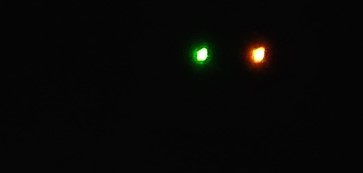
#> input picture pic/light.jpg, 363 x 173 px, found by its file name
$ python light-1.py
#> lines starting #> are read from the running program, lines starting #| are printed output that depends on the picture; after the words box and inside, x2 and y2 are one past the last pixel; in counts of white or black regions, pixels touching at a corner belong together
import cv2
import numpy as np

# 匯入
img = cv2.imread('c:\\opencv_one\\pic\\light.jpg', -1)
#> img is the input picture: shape (173, 363, 3); mean B, G, R 6.2, 7.4, 7.4

# 先將照片轉灰階
gray = cv2.cvtColor(img, cv2.COLOR_BGR2GRAY)
gray = cv2.GaussianBlur(gray, (5, 5), 0)

# 環形檢測
circles = cv2.HoughCircles(
    gray,
    cv2.HOUGH_GRADIENT,
    1,
    20,
    None,
    10,  # 高閥值
    6,  # 超過此閥值才會當一個圓
    6,  # min 半徑
    7  # max 半徑
)
#> circles = [[257.5, 55.5, 6.4], [200.5, 54.5, 6.4]]

# 變回彩色
if len(circles) > 0:
    out = img.copy()
    for x, y, r in circles[0]:
        cv2.circle(out, (x, y), int(r), (255, 0, 0), 2, cv2.LINE_AA)
        img = cv2.hconcat([img, out])
#> this loop made 2 passes
#> pass 1, `img = cv2.hconcat([img, out])`:
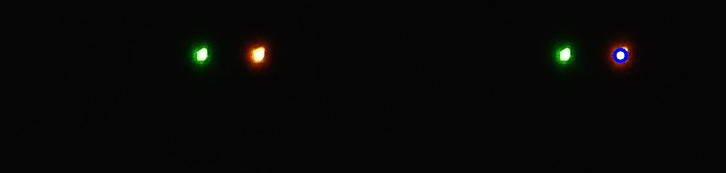
#> img: shape (173, 726, 3); mean B, G, R 6.3, 7.2, 7.2
#> pass 2, `img = cv2.hconcat([img, out])`:
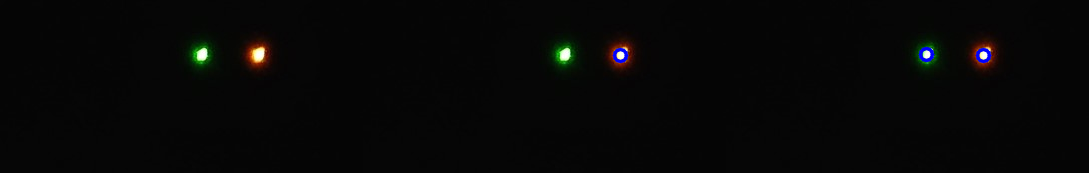
#> img: shape (173, 1089, 3); mean B, G, R 6.5, 7, 7
#> after the loop:
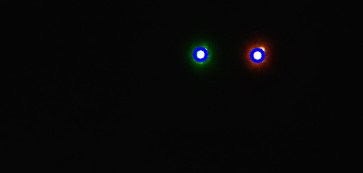
#> out: shape (173, 363, 3); 0.6% of pixels changed, all inside (x1, y1, x2, y2) = (192, 46, 266, 64)

# 輸出
out = cv2.resize(out, (1000, 400), interpolation=cv2.INTER_AREA)
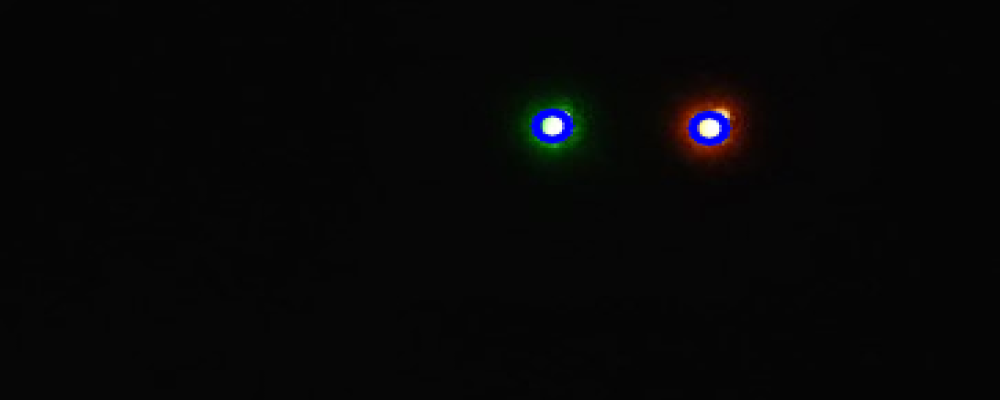
#> out: shape (400, 1000, 3); mean B, G, R 6.8, 6.6, 6.7
cv2.imshow('frame', out)

cv2.waitKey(0)
cv2.destroyAllWindows()
